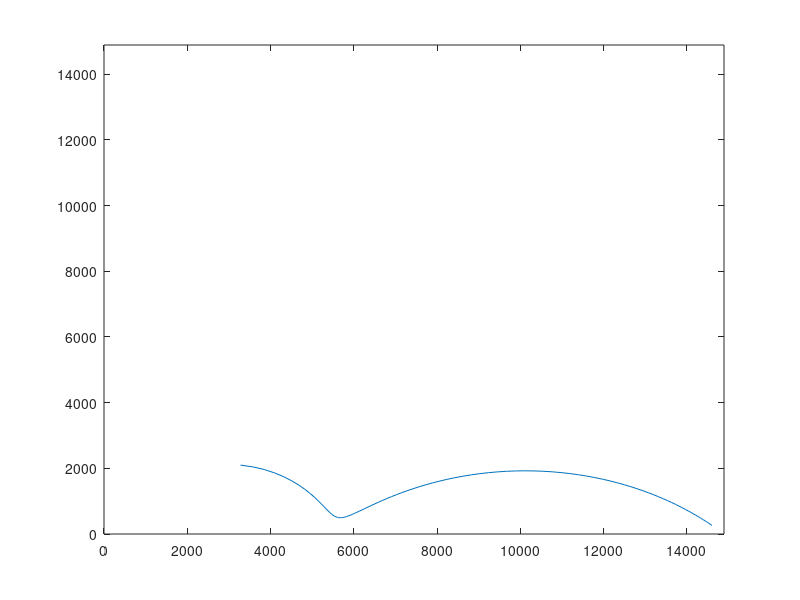

The MATLAB source for this figure:
clear all
w = logspace(-1,6,100); %gamry max is 1MH

%IS sample information - s = 1/r = L/RA (S/cm)
L = 1.2; %cm - sample thickness
A = 0.007853982; %cm^2 - sample area
%Tc = [100:50:800]; %C - sample temperature
%Tk = Tc+273; %K - sample temperature

R_int_400 = 793.5; %ohm
R_gb_400 = 1.426e5; %ohm

rho_int_400 = R_int_400*.914/.076533; %ohm-cm
rho_gb_400 = R_gb_400*.914/.076533; %ohm-cm

R0 = 381; %ohm - system 'offset' resistance
R1 = 4.97e3; %ohm - R1 resistance
R2 = 9.54e3; %ohm - R2 resistance
%R3 = 5e2; %ohm - R3 resistance
Y1 = 8.69E-10; %F - C1 capacitance
Y2 = 1.35e-5; %F - C2 capacitance
%Y3 = 0; %F - C3 capacitance
a1 = .882; %
a2 = .488; %
%a3 = 0; %

%C1 = 4.1e-7; %F - C1 capacitance
%C2 = 1.2e-8; %F - C2 capacitance
%C3 = 20e-6; %F - C3 capacitance

%Z_RQ = R1./(1+w.^2*R1^2*C1^2)-(1i.*w*R1^2*C1)./(1+w.^2*R1^2*C1^2); %|| R-C Impedance
%Z_RQreal = real(Z_RQ); %Real impedance component
%Z_RQimg = imag(Z_RQ); %Imaginary impedance component

%Z_RRQ = R0 + R1./(1+w.^2*R1^2*C1^2)-(1i.*w*R1^2*C1)./(1+w.^2*R1^2*C1^2); %|| R-C Impedance
%Z_RRQreal = real(Z_RRQ); %Real impedance component
%Z_RRQimg = imag(Z_RRQ); %Imaginary impedance component
%%%%%%%%%%%%%%
ZA = 1./(1/R1+Y1.*(1i.*w).^a1);
ZB = 1./(1/R2+Y2.*(1i.*w).^a2);

Z_RRQRQ = R0 + ZA + ZB;
Z_RRQRQreal = real(Z_RRQRQ);
Z_RRQRQimg = imag(Z_RRQRQ);
%%%%%%%%%%%%%%
%Z_RRQRQRQ = R0 + 1./(1/R1+1i.*w*C1) + 1./(1/R2+1i.*w*C2) + 1./(1/R3+1i.*w*C3);
%Z_RRQRQRQreal = real(Z_RRQRQRQ);
%Z_RRQRQRQimg = imag(Z_RRQRQRQ);

figure(1)
%plot(Z_RQreal,-Z_RQimg,'s',Z_RRQreal,-Z_RRQimg,'o',Z_RRQRQreal,-Z_RRQRQimg,'*',Z_RRQRQRQreal,-Z_RRQRQRQimg,'v');
plot(Z_RRQRQreal,-Z_RRQRQimg,'-')
%legend('R_1--C','R_0--R_1C','R_0--R_1C_1--R_2C_2','R_0--R_1C_1--R_2C_2--R_3C_3','SouthWest');
%title('R_0 = 10\Omega, R_1 = 100\Omega, C_1 = 2\muF, R_2 = 200\Omega, C_2 = 2\muF');
%axis('equal')
axis([0 R0+R1+R2 0 R0+R1+R2])

%figure(2)
%plot(Z_RQreal,-Z_RQimg,'s',Z_RRQreal,-Z_RRQimg,'o',Z_RRQRQreal,-Z_RRQRQimg,'*',Z_RRQRQRQreal,-Z_RRQRQRQimg,'v');
%plot(Z_RRQRQreal,-Z_RRQRQimg)
%legend('R_1--C','R_0--R_1C','R_0--R_1C_1--R_2C_2','R_0--R_1C_1--R_2C_2--R_3C_3','SouthWest');
%title('R_0 = 10\Omega, R_1 = 100\Omega, C_1 = 2\muF, R_2 = 200\Omega, C_2 = 2\muF');
%axis('equal')
%axis([0 2000 0 2000])

%Rtot = R1 + R2; %ohm - Total resistance
%Rint = R1; %ohm - grain interior resistance
%Rgb = R2; %ohm - grain boundary resistance
%Cint = C1; %F - grain interior capacitance 
%Cgb = C2; %F - gring boundary capacitance

%Stot = L/(Rtot*A); %S/m - total sample ionic conductivity
%Sint = L/(Rint*A); %S/m - grain interior ionic conductivity
%Sgb = Sint*(Rint*Cint/(Rgb*Cgb)); %S/m - grain boundary ionic conductivity